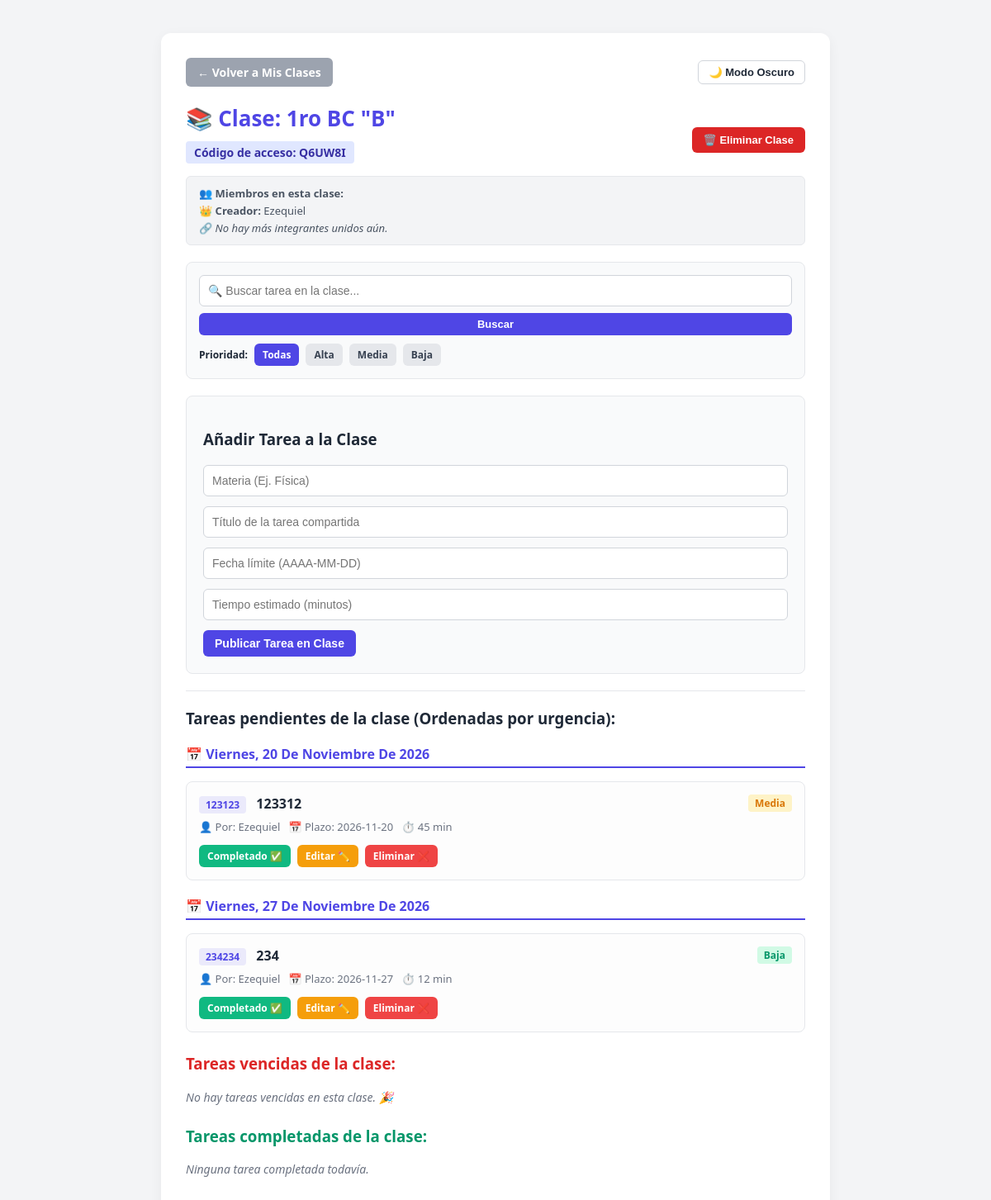
The page /class/1 (signed in) on the database its author committed.
### models.py (models this page shows)
class Classroom(db.Model):
    id = db.Column(db.Integer, primary_key=True)
    name = db.Column(db.String(150), nullable=False)
    code = db.Column(db.String(20), unique=True, nullable=False)
    creator_id = db.Column(db.Integer, db.ForeignKey("user.id"), nullable=False)
    tasks = db.relationship(
        "ClassTask", backref="classroom", cascade="all, delete-orphan", lazy=True
    )

class User(db.Model):
    id = db.Column(db.Integer, primary_key=True)
    username = db.Column(db.String(100), unique=True, nullable=False)
    password = db.Column(db.String(200), nullable=False)
    tasks = db.relationship("Task", backref="owner", lazy=True)
    classes_created = db.relationship("Classroom", backref="creator", lazy=True)
    enrolled_classes = db.relationship(
        "Classroom",
        secondary=class_members,
        backref=db.backref("members", lazy=True),
    )

class ClassTask(db.Model):
    id = db.Column(db.Integer, primary_key=True)
    title = db.Column(db.String(200), nullable=False)
    subject = db.Column(db.String(100), nullable=False, default="General")
    deadline = db.Column(db.Date, nullable=False)
    estimated_time = db.Column(db.Integer, nullable=False)
    priority = db.Column(db.String(50), nullable=False)
    completed = db.Column(db.Boolean, default=False, nullable=False)
    classroom_id = db.Column(
        db.Integer, db.ForeignKey("classroom.id"), nullable=False
    )
    user_id = db.Column(db.Integer, db.ForeignKey("user.id"), nullable=False)
    author_name = db.Column(db.String(100), nullable=False)

### app.py (the view)
@app.route("/class/<int:class_id>")
def view_class(class_id):
    if "user_id" not in session:
        return redirect(url_for("login"))
    user = User.query.get(session["user_id"])
    classroom = Classroom.query.get_or_404(class_id)
    if classroom.creator_id != user.id and classroom not in user.enrolled_classes:
        return redirect(url_for("classes_dashboard"))
    today = date.today()
    priority = request.args.get("priority")
    search = request.args.get("search", "").strip()
    q = ClassTask.query.filter_by(
        classroom_id=classroom.id, completed=False
    ).filter(ClassTask.deadline >= today)
    if priority in ["Alta", "Media", "Baja"]:
        q = q.filter_by(priority=priority)
    if search:
        q = q.filter(ClassTask.title.ilike(f"%{search}%"))
    expired_tasks = ClassTask.query.filter_by(
        classroom_id=classroom.id, completed=False
    ).filter(ClassTask.deadline < today).order_by(ClassTask.deadline.asc()).all()
    completed_tasks = ClassTask.query.filter_by(
        classroom_id=classroom.id, completed=True
    ).order_by(ClassTask.deadline.desc()).all()
    is_creator = classroom.creator_id == user.id
    priority_order = case(
        (ClassTask.priority == 'Alta', 1),
        (ClassTask.priority == 'Media', 2),
        (ClassTask.priority == 'Baja', 3),
        else_=4
    )
    return render_template(
        "classroom.html",
        classroom=classroom,
        tasks=q.order_by(ClassTask.deadline.asc(), priority_order).all(),
        expired_tasks=expired_tasks,
        completed_tasks=completed_tasks,
        today=today,
        is_creator=is_creator,
        current_user_id=user.id,
        current_filter=priority,
        search_query=search,
        format_date=format_spanish_date,
    )

### app.py (called while the page is built)
@app.before_request
def make_session_permanent():
    session.permanent = True

def format_spanish_date(d):
    if not d:
        return "Sin fecha"
    dias = {
        0: "Lunes", 1: "Martes", 2: "Miércoles", 3: "Jueves",
        4: "Viernes", 5: "Sábado", 6: "Domingo"
    }
    meses = {
        1: "enero", 2: "febrero", 3: "marzo", 4: "abril",
        5: "mayo", 6: "junio", 7: "julio", 8: "agosto",
        9: "septiembre", 10: "octubre", 11: "noviembre", 12: "diciembre"
    }
    try:
        dia_semana = dias[d.weekday()]
        mes = meses[d.month]
        return f"{dia_semana}, {d.day} de {mes} de {d.year}"
    except Exception:
        return str(d)

### templates/classroom.html (shortened to what this page needs)
<!DOCTYPE html>
<html lang="es">
<head>
</head>
<body data-theme="light">
    <div class="container">
        <div style="display: flex; justify-content: space-between; align-items: center; margin-bottom: 20px;">
            <a href="/classes" class="btn btn-back">← Volver a Mis Clases</a>
            <button class="theme-toggle" onclick="toggleTheme()">🌙 Modo Oscuro</button>
        </div>
        <div class="header-flex">
            <div>
                <h1>📚 Clase: {{ classroom.name }}</h1>
                <div class="code-tag">Código de acceso: {{ classroom.code }}</div>
            </div>
            {% if is_creator %}
            <form action="/class/{{ classroom.id }}/delete" method="POST"
                onsubmit="return confirm('¿Estás seguro de eliminar esta clase por completo? Se borrarán todas las tareas compartidas.');">
                <button type="submit" class="btn btn-delete-class">🗑️ Eliminar Clase</button>
            </form>
            {% endif %}
        </div>
        <div class="members-box">
            <strong>👥 Miembros en esta clase:</strong><br>
            👑 <strong>Creador:</strong> {{ classroom.creator.username }}<br>
            {% if classroom.members %}
            🔗 <strong>Integrantes:</strong>
            {% for m in classroom.members %}
            <span class="member-chip">
                {{ m.username }}
                {% if is_creator %}
                <form action="/class/{{ classroom.id }}/remove-member/{{ m.id }}" method="POST" style="display:inline;"
                    onsubmit="return confirm('¿Expulsar a {{ m.username }} de la clase?');">
                    <button type="submit" class="btn-remove" title="Expulsar miembro">✖</button>
                </form>
                {% endif %}
            </span>
            {% endfor %}
            {% else %}
            🔗 <em>No hay más integrantes unidos aún.</em>
            {% endif %}
        </div>
        <div class="card-box" style="padding: 15px;">
            <form method="GET" action="/class/{{ classroom.id }}">
                <input type="text" name="search" placeholder="🔍 Buscar tarea en la clase..." value="{{ search_query }}"
                    style="margin-bottom: 8px;">
                <button type="submit" class="btn" style="width: 100%; font-size: 13px; padding: 6px;">Buscar</button>
            </form>
            <div class="filter-bar">
                <span style="font-size: 12px; font-weight: bold;">Prioridad:</span>
                <a href="/class/{{ classroom.id }}{% if search_query %}?search={{ search_query }}{% endif %}"
                    class="filter-btn {% if not current_filter %}active{% endif %}">Todas</a>
                <a href="/class/{{ classroom.id }}?priority=Alta{% if search_query %}&search={{ search_query }}{% endif %}"
                    class="filter-btn {% if current_filter == 'Alta' %}active{% endif %}">Alta</a>
                <a href="/class/{{ classroom.id }}?priority=Media{% if search_query %}&search={{ search_query }}{% endif %}"
                    class="filter-btn {% if current_filter == 'Media' %}active{% endif %}">Media</a>
                <a href="/class/{{ classroom.id }}?priority=Baja{% if search_query %}&search={{ search_query }}{% endif %}"
                    class="filter-btn {% if current_filter == 'Baja' %}active{% endif %}">Baja</a>
            </div>
        </div>
        <div class="card-box">
            <h3>Añadir Tarea a la Clase</h3>
            <form action="/class/{{ classroom.id }}/add" method="POST">
                <input type="text" name="subject" placeholder="Materia (Ej. Física)" required>
                <input type="text" name="title" placeholder="Título de la tarea compartida" required>
                <input type="text" name="deadline" placeholder="Fecha límite (AAAA-MM-DD)" pattern="\d{4}-\d{2}-\d{2}"
                    required>
                <input type="number" name="estimated_time" placeholder="Tiempo estimado (minutos)" required>
                <button type="submit" class="btn">Publicar Tarea en Clase</button>
            </form>
        </div>
        <hr style="border: 0; border-top: 1px solid #e5e7eb; margin: 20px 0;">
        <h3>Tareas pendientes de la clase (Ordenadas por urgencia):</h3>
        {% set grouped_tasks = {} %}
        {% if grouped_tasks %}
        {% for date_heading, task_list in grouped_tasks.items() %}
        <div
            style="margin-top: 20px; margin-bottom: 8px; border-bottom: 2px solid var(--primary); padding-bottom: 4px;">
            <h4 style="color: var(--primary); margin: 0; font-size: 16px; text-transform: capitalize;">📅 {{
                date_heading }}</h4>
        </div>
        <ul>
            {% for task in task_list %}
            {% set days_diff = (task.deadline - today).days %}
            <li class="task-item {% if days_diff <= 1 %}task-item-urgent{% endif %}">
                <div class="task-info">
                    <div>
                        <span class="badge-subject">{{ task.subject }}</span>
                        <strong style="margin-left: 8px;">{{ task.title }}</strong>
                    </div>
                    {% if task.priority == 'Alta' %}
                    <span class="badge-alta">Alta</span>
                    {% elif task.priority == 'Media' %}
                    <span class="badge-media">Media</span>
                    {% else %}
                    <span class="badge-baja">Baja</span>
                    {% endif %}
                </div>
                <div
                    style="font-size: 13px; color: #6b7280; display: flex; align-items: center; gap: 10px; flex-wrap: wrap;">
                    <span>👤 Por: {{ task.author_name }}</span>
                    <span>📅 Plazo: {{ task.deadline }}</span>
                    <span>⏱️ {{ task.estimated_time }} min</span>
                </div>
                {% if is_creator or task.user_id == current_user_id %}
                <div style="margin-top: 5px; display: flex; gap: 8px;">
                    <a href="/class/task-complete/{{ task.id }}" class="btn btn-complete">Completado ✅</a>
                    <a href="/class/task-edit/{{ task.id }}" class="btn btn-edit">Editar ✏️</a>
                    <a href="/class/task-delete/{{ task.id }}" class="btn btn-delete">Eliminar ❌</a>
                </div>
                {% else %}
                <div style="font-size: 12px; color: #9ca3af; font-style: italic; margin-top: 4px;">Solo el autor o el
                    profesor pueden modificar esta tarea.</div>
                {% endif %}
            </li>
            {% endfor %}
        </ul>
        {% endfor %}
        {% else %}
        <ul>
            <li style="color: #6b7280; font-style: italic; font-size: 14px;">No hay tareas pendientes en esta clase.
            </li>
        </ul>
        {% endif %}
        <h3 style="color: #dc2626; margin-top: 25px;">Tareas vencidas de la clase:</h3>
        <ul>
            {% for task in expired_tasks %}
            <li class="task-item task-item-expired">
                <div class="task-info">
                    <div>
                        <span class="badge-subject">{{ task.subject }}</span>
                        <strong style="text-decoration: line-through; margin-left: 8px;">{{ task.title }}</strong>
                    </div>
                    <span class="badge-alta">Vencida</span>
                </div>
                <div style="font-size: 13px; color: #b91c1c;">
                    ⚠️ Plazo expirado: {{ task.deadline }} | Por: {{ task.author_name }}
                </div>
                {% if is_creator or task.user_id == current_user_id %}
                <div style="margin-top: 5px;">
                    <a href="/class/task-delete/{{ task.id }}" class="btn btn-delete">Eliminar ❌</a>
                </div>
                {% endif %}
            </li>
            {% else %}
            <li style="color: #6b7280; font-style: italic; font-size: 14px;">No hay tareas vencidas en esta clase. 🎉
            </li>
            {% endfor %}
        </ul>
        <h3 style="color: #059669; margin-top: 25px;">Tareas completadas de la clase:</h3>
        <ul>
            {% for task in completed_tasks %}
            <li class="task-item" style="background: #f0fdf4;">
                <div class="task-info">
                    <div>
                        <span class="badge-subject">{{ task.subject }}</span>
                        <span style="text-decoration: line-through; margin-left: 8px;"><strong>{{ task.title
                                }}</strong></span>
                    </div>
                    <span class="badge-completed">Completado ✅</span>
                </div>
                <div style="font-size: 13px; color: #047857;">
                    👤 Por: {{ task.author_name }} &nbsp;|&nbsp; 📅 Plazo era: {{ task.deadline }}
                </div>
                {% if is_creator %}
                <div style="margin-top: 5px;">
                    <a href="/class/task-delete/{{ task.id }}" class="btn btn-delete">Eliminar ❌</a>
                </div>
                {% endif %}
            </li>
            {% else %}
            <li style="color: #6b7280; font-style: italic; font-size: 14px;">Ninguna tarea completada todavía.</li>
            {% endfor %}
        </ul>
    </div>
</body>
</html>

### templates/classroom.html (style rules this page uses)
:root { --primary: #4f46e5; --primary-hover: #4338ca; --bg-color: #f3f4f6; --card-bg: #ffffff; --text-main: #1f2937; --danger: #ef4444; --success: #10b981; --warning: #f59e0b; }
body { font-family: 'Segoe UI', Tahoma, Geneva, Verdana, sans-serif; background-color: var(--bg-color); color: var(--text-main); margin: 0; padding: 40px; display: flex; justify-content: center; }
.container { width: 100%; max-width: 750px; background: var(--card-bg); padding: 30px; border-radius: 12px; box-shadow: 0 4px 15px rgba(0, 0, 0, 0.05); }
.header-flex { display: flex; justify-content: space-between; align-items: center; }
h1 { color: var(--primary); font-size: 26px; margin: 0 0 10px 0; }
.btn { background-color: var(--primary); color: white; padding: 8px 14px; border-radius: 6px; text-decoration: none; font-weight: 600; font-size: 14px; border: none; cursor: pointer; display: inline-block; }
.btn-back { background-color: #9ca3af; }
.btn-delete-class { background-color: #dc2626; font-size: 13px; }
.card-box { background: #f9fafb; border: 1px solid #e5e7eb; padding: 20px; border-radius: 8px; margin-bottom: 20px; }
input[type="text"], input[type="number"] { width: 100%; padding: 10px; border: 1px solid #d1d5db; border-radius: 6px; font-size: 14px; box-sizing: border-box; margin-bottom: 12px; }
ul { list-style: none; padding: 0; }
.task-item { background: #fdfdfd; border: 1px solid #e5e7eb; padding: 15px; border-radius: 8px; margin-bottom: 12px; display: flex; flex-direction: column; gap: 8px; }
.task-info { display: flex; justify-content: space-between; align-items: center; }
.badge-subject { color: var(--primary); font-weight: bold; background: rgba(79, 70, 229, 0.1); padding: 2px 8px; border-radius: 4px; font-size: 12px; }
.badge-media { color: #d97706; font-weight: bold; background: #fef3c7; padding: 2px 8px; border-radius: 4px; font-size: 12px; }
.badge-baja { color: #059669; font-weight: bold; background: #d1fae5; padding: 2px 8px; border-radius: 4px; font-size: 12px; }
.code-tag { background: #e0e7ff; color: #3730a3; padding: 4px 10px; border-radius: 4px; font-weight: bold; font-size: 14px; display: inline-block; margin-bottom: 15px; }
.members-box { font-size: 13px; color: #4b5563; background: #f3f4f6; padding: 10px 15px; border-radius: 6px; margin-bottom: 20px; line-height: 1.6; border: 1px solid #e5e7eb; }
.btn-complete { background-color: var(--success); font-size: 12px; padding: 5px 10px; }
.btn-edit { background-color: var(--warning); font-size: 12px; padding: 5px 10px; color: white; text-decoration: none; border-radius: 6px; font-weight: 600; display: inline-block; }
.btn-delete { background-color: var(--danger); font-size: 12px; padding: 5px 10px; }
.theme-toggle { background: transparent; border: 1px solid #d1d5db; color: inherit; padding: 6px 12px; border-radius: 6px; cursor: pointer; font-size: 13px; font-weight: 600; }
.filter-bar { display: flex; gap: 8px; margin-top: 10px; flex-wrap: wrap; align-items: center; }
.filter-btn { background: #e5e7eb; color: #374151; padding: 5px 10px; border-radius: 6px; text-decoration: none; font-size: 12px; font-weight: 600; }
.filter-btn.active { background: var(--primary); color: white; }

### rows shown on the page
Classroom: name "1ro BC \"B\"", code "Q6UW8I"
User: creator.username "Ezequiel"
ClassTask: subject "123123", title "123312", priority "Media", author_name "Ezequiel", deadline "2026-11-20", estimated_time "45"
ClassTask: subject "234234", title "234", priority "Baja", author_name "Ezequiel", deadline "2026-11-27", estimated_time "12"

### other values the page prints
{{ date_heading }} "Viernes, 20 De Noviembre De 2026" "Viernes, 27 De Noviembre De 2026"
